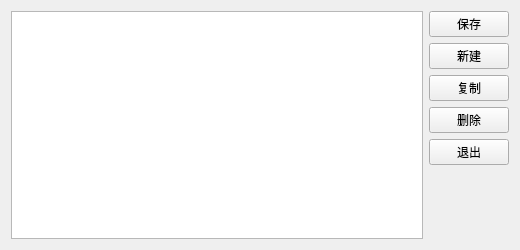
<?xml version="1.0" encoding="UTF-8"?>
<ui version="4.0">
 <class>Manager</class>
 <widget class="QWidget" name="Manager">
  <property name="geometry">
   <rect>
    <x>0</x>
    <y>0</y>
    <width>520</width>
    <height>250</height>
   </rect>
  </property>
  <property name="minimumSize">
   <size>
    <width>520</width>
    <height>250</height>
   </size>
  </property>
  <property name="maximumSize">
   <size>
    <width>16777215</width>
    <height>16777215</height>
   </size>
  </property>
  <property name="font">
   <font>
    <family>微软雅黑</family>
   </font>
  </property>
  <property name="windowTitle">
   <string>Form</string>
  </property>
  <layout class="QHBoxLayout" name="horizontalLayout">
   <item>
    <widget class="QTableView" name="tableView"/>
   </item>
   <item>
    <layout class="QVBoxLayout" name="verticalLayout_2">
     <item>
      <layout class="QVBoxLayout" name="verticalLayout">
       <item>
        <widget class="QPushButton" name="SaveButton">
         <property name="text">
          <string>保存</string>
         </property>
        </widget>
       </item>
       <item>
        <widget class="QPushButton" name="newButton">
         <property name="text">
          <string>新建</string>
         </property>
        </widget>
       </item>
       <item>
        <widget class="QPushButton" name="copyButton">
         <property name="text">
          <string>复制</string>
         </property>
        </widget>
       </item>
       <item>
        <widget class="QPushButton" name="deleteButton">
         <property name="text">
          <string>删除</string>
         </property>
        </widget>
       </item>
       <item>
        <widget class="QPushButton" name="exitButton">
         <property name="text">
          <string>退出</string>
         </property>
        </widget>
       </item>
      </layout>
     </item>
     <item>
      <spacer name="verticalSpacer">
       <property name="orientation">
        <enum>Qt::Vertical</enum>
       </property>
       <property name="sizeHint" stdset="0">
        <size>
         <width>20</width>
         <height>40</height>
        </size>
       </property>
      </spacer>
     </item>
    </layout>
   </item>
  </layout>
 </widget>
 <resources/>
 <connections>
  <connection>
   <sender>exitButton</sender>
   <signal>clicked()</signal>
   <receiver>Manager</receiver>
   <slot>close()</slot>
   <hints>
    <hint type="sourcelabel">
     <x>481</x>
     <y>208</y>
    </hint>
    <hint type="destinationlabel">
     <x>264</x>
     <y>115</y>
    </hint>
   </hints>
  </connection>
 </connections>
</ui>
